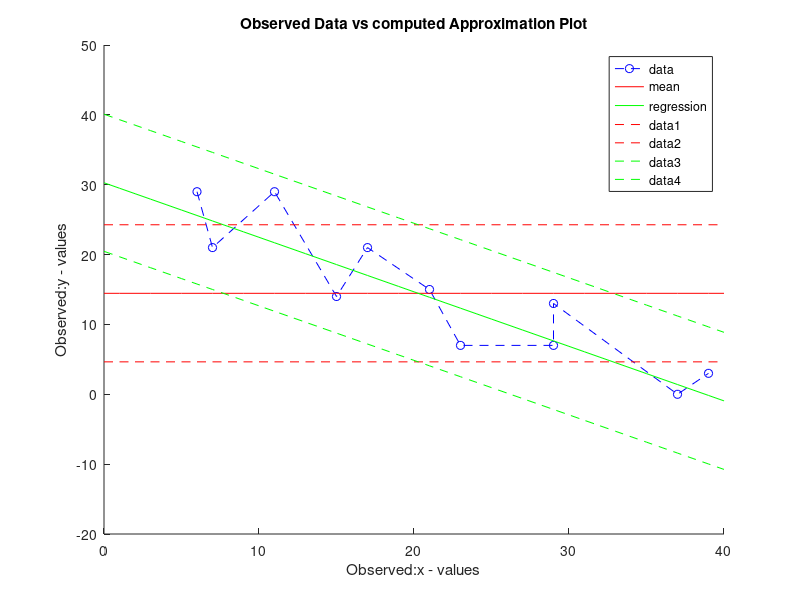

Write MATLAB code to recreate this figure.
diary on
fprintf('\t\t\tLeast Squares Method for Best Fit Line\r\n')
fprintf('\t\t\t            Presented\r\n')
fprintf('\t\t\t                by\r\n')
fprintf('\t\t\t          George C. Ward\r\n')

fprintf('_______________________________________________________________________\r\n')
fprintf(datestr(now))
fprintf('\r\n')
A=[6,7,11,15,17,21,23,29,29,37,39;29,21,29,14,21,15,7,7,13,0,3];

sumx    = 0;
sumy    = 0;
sumxy   = 0;
sumxsq  = 0;
sumysq  = 0;

for i = 1: size(A,2)
  sumx      = sumx + A(1,i);
  sumy      = sumy + A(2,i);
  sumxy     = sumxy + (A(2,i)*A(1,i));
  sumxsq    = sumxsq + (A(1,i)^2);
  sumysq    = sumysq + (A(2,i)^2);
end

xbar = sumx/(size(A,2));
ybar = sumy/(size(A,2));
xybar = sumxy/(size(A,2));
xsqbar = sumxsq/(size(A,2));
ysqbar = sumysq/(size(A,2));

fprintf('Observed pairs of data values\r\n')
for i = 1: size(A,2)
  fprintf('\t[ %3.3f, %3.3f ]\r', A(1,i),A(2,i));
  if i == size(A,2)/2
    fprintf('\r\n')
  end
end
fprintf('\r\nEnd Observed pairs\n\n');


fprintf('ybar is: %3.3f\r\n',ybar)
fprintf('Degree of polynomial is: 1.00\r\n')

cv = 0;
ssm = 0;
sy  = 0;
for i =1: size(A,2)
  ssm = ssm + (A(2,i) - ybar)^2;
end
sy = sqrt(ssm/(size(A,2)-1));
cv = (sy/ybar)*100;

a1 = ((size(A,2)*sumxy) - (sumx*sumy))/((size(A,2)*sumxsq)-(sumx)^2);
a0 = (ybar - a1*xbar);
fprintf('Coefficients of approximation are: %f   %f\r\n',a1,a0);
fprintf('Sm, Standard Deviation from y=ybar is: %f\r\n',sy);

sum_reg = 0;
for i=1:size(A,2)
  sum_reg = sum_reg + (A(2,i) - a0 - a1*A(1,i))^2;
end
serr = sqrt(sum_reg/(size(A,2)-2));

fprintf('Se, Standard Error from y=y_estimate is: %f\r\n',serr);
fprintf('Coefficent of Variation cv_mean = %f\r\n',cv);
fprintf('Confidence interval [ybar-sy,ybar+sy] is [%3.3f,%3.3f]\r\n', ybar-sy,ybar+sy);
fprintf('With atleast %5.3f percent in [%3.3f,%3.3f]\r\n',100 - (sy/ybar)*100,ybar-sy,ybar+sy);


for i= 1:41
  mean(i) = a0 + a1*xbar;
  pos_mean_dev(i) = (mean(i) +sy);
  neg_mean_dev(i) = mean(i) -sy;
  regression(i) = a0 + a1*i;
  pos_reg_dev(i) = regression(i) + sy;
  neg_reg_dev(i) = regression(i) - sy;
  
end
x = [0:40];
x1 = [0:40];
hold on
plot(A(1,:),A(2,:),'--bo')
plot(x,mean,'r')

plot(x1,regression, 'g')
legend({'data','mean','regression'});
plot(x,pos_mean_dev,'--r')
plot(x,neg_mean_dev,'--r')
plot(x,pos_reg_dev,'--g')
plot(x,neg_reg_dev,'--g')
title('Observed Data vs computed Approximation Plot')
xlabel('Observed:x - values')
ylabel('Observed:y - values')

diary off
